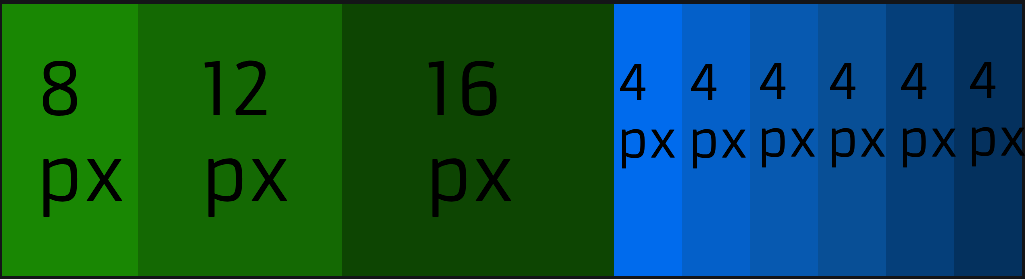
#> input picture 1.png, 1025 x 279 px, found by its file name
$ python naive_counting.py
#> lines starting #> are read from the running program, lines starting #| are printed output that depends on the picture
import cv2
import numpy as np
import matplotlib.pyplot as plt
from collections import Counter

# Load the image
img = cv2.imread('1.png')
#> img is the input picture: shape (279, 1025, 3); mean B, G, R 62.3, 83.4, 12.3
img = cv2.cvtColor(img, cv2.COLOR_BGR2RGB)

# Flatten the image to a 2D array of pixels
pixels = img.reshape(-1, 3)

# Count the occurrences of each color
color_counts = Counter(map(tuple, pixels))
#> color_counts = 737 items

# Print the three most popular colors with color squares
most_common_colors = color_counts.most_common(3)
#> most_common_colors = [((13, 69, 2), 71116), ((20, 105, 3), 52863), ((25, 135, 3), 34476)]

# Create a subplot with three color squares and text
plt.figure(figsize=(10, 4))
for i, (color, count) in enumerate(most_common_colors):
    # Create a small square image with the color
    color_square = np.zeros((20, 20, 3), dtype=np.uint8)
    color_square[:, :] = color

    # Add a subplot for each color
    plt.subplot(1, 3, i + 1)
    plt.imshow(color_square)
    plt.axis('off')  # Turn off axis labels and ticks
    plt.title(f"Color: RGB {color}, Count: {count}")
#> this loop made 3 passes
#> (color, count) on passes 1 to 3: ((13, 69, 2), 71116), ((20, 105, 3), 52863), ((25, 135, 3), 34476)
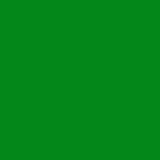
#> color_square: shape (20, 20, 3) (shown 8 times larger); mean of channels 0, 1, 2 25, 135, 3; drawn as B, G, R

# Show the complete plot with color squares and text
plt.tight_layout()
plt.show()
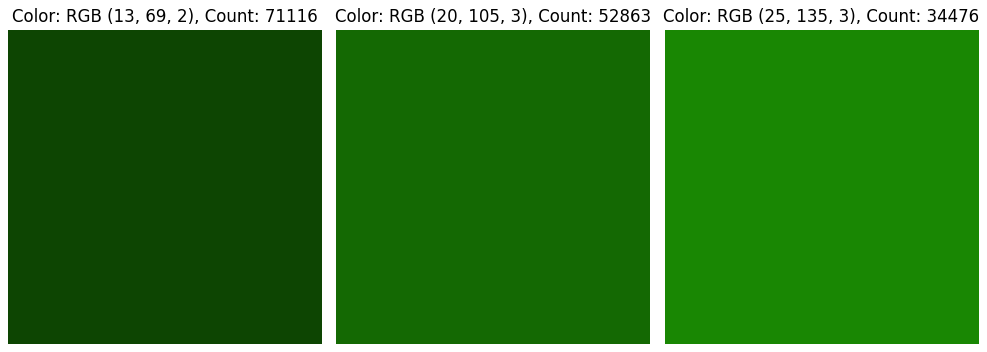
#> figure drawn by matplotlib, 3 panels
